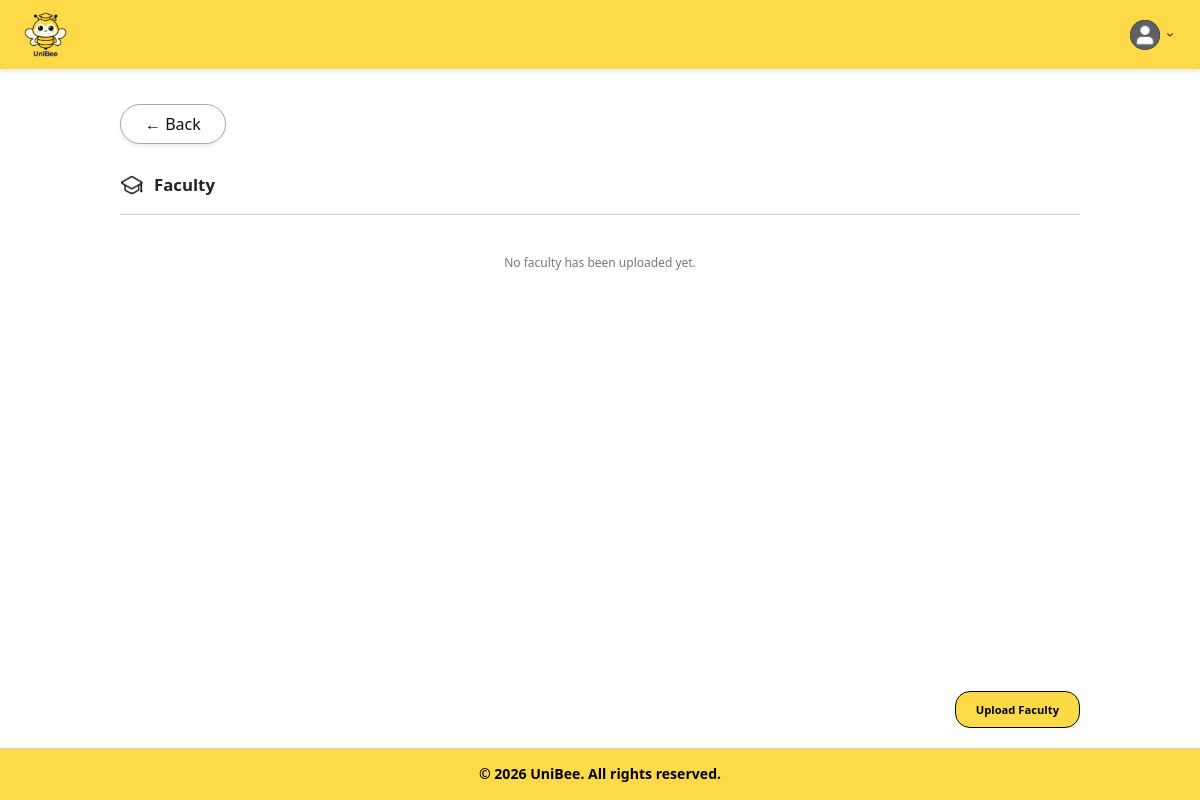
Before: /boundary/uploadFacultyListPage.php (signed in) with the older database file.
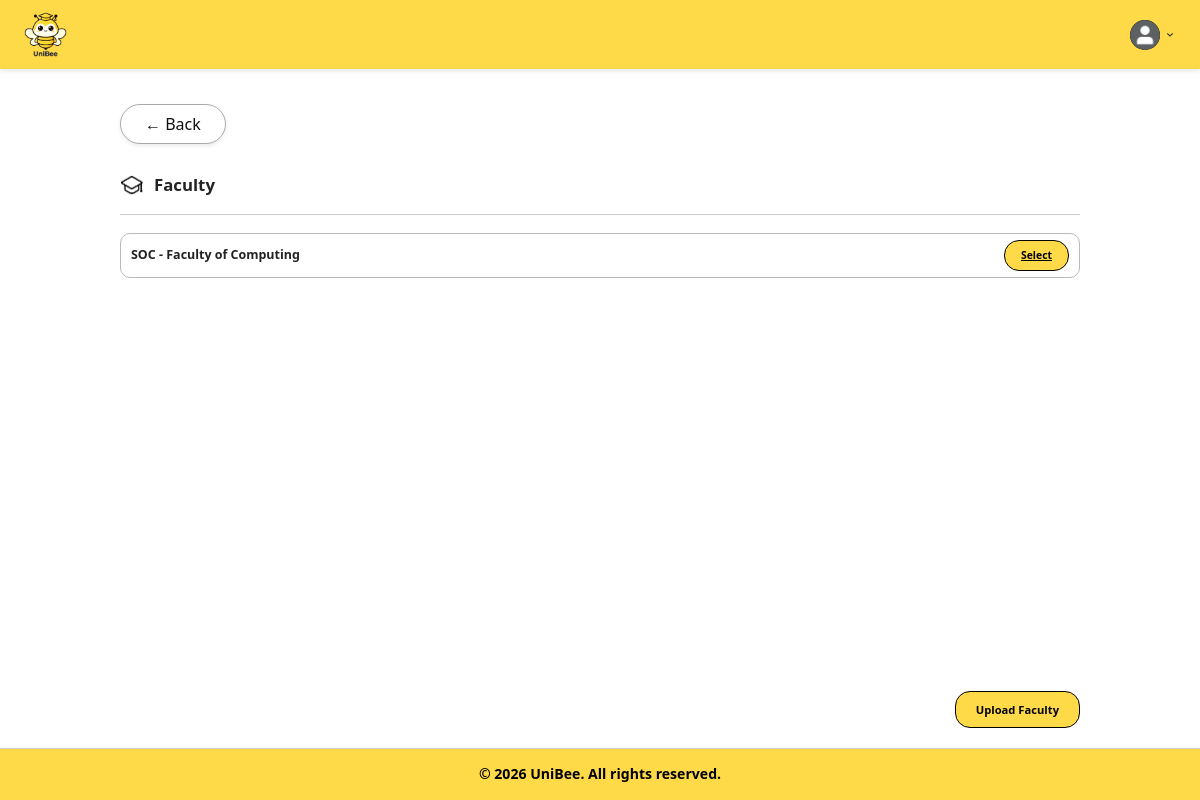
After: the same page with the newer database file.
### tables this page shows
CREATE TABLE Faculties (
    id INT PRIMARY KEY AUTO_INCREMENT,
    universityId INT NOT NULL,
    name VARCHAR(255) NOT NULL,
    code VARCHAR(50),
    description TEXT,
    createdAt DATETIME DEFAULT CURRENT_TIMESTAMP,
    updatedAt DATETIME DEFAULT CURRENT_TIMESTAMP ON UPDATE CURRENT_TIMESTAMP,
    FOREIGN KEY (universityId) REFERENCES Universities(id) ON DELETE CASCADE
);

### entity/faculties.php (called while the page is built, shortened)
<?php
class Faculties
{
    public function getFacultiesByUniversity($universityId)
    {
        $database = new Database();
        $db = $database->connect();
        $sql = "SELECT
                id,
                universityId,
                name,
                code,
                description,
                createdAt,
                updatedAt
            FROM Faculties
            WHERE universityId = ?
            ORDER BY id ASC";
        $stmt = $db->prepare($sql);
        $stmt->execute([$universityId]);
        return $stmt->fetchAll(PDO::FETCH_ASSOC);
    }
}

### controller/manageUniversityInformationController.php (called while the page is built, shortened)
<?php
require_once "../entity/faculties.php";
class ManageUniversityInformationController
{
    private $faculties;
    public function __construct()
    {
        $this->faculties = new Faculties();
    }
    public function getFacultyList($universityId)
    {
        return $this->faculties->getFacultiesByUniversity($universityId);
    }
}

### boundary/uploadFacultyListPage.php (the view, shortened to what this page needs)
<?php
require_once "../controller/manageUniversityInformationController.php";
$universityId = $_SESSION['university_id'] ?? null;
$faculties = [];
if ($universityId !== null) {
    $controller = new ManageUniversityInformationController();
    $faculties = $controller->getFacultyList($universityId);
}
?>
<!DOCTYPE html>
<html lang="en">
<head>
    <link rel="stylesheet" href="../style.css">
</head>
<body>
    <header class="header">
        <div class="logo-container">
            <img src="../images/uniBeeLogo.png" alt="UniBee Logo">
        </div>
        <div class="dashboard-header-right">
            <div class="profile-dropdown">
                <div class="profile-container" onclick="toggleDropdown()">
                    <img
                        src="../images/profilePic.png"
                        alt="Profile"
                        class="profile-icon"
                    >
                    <img
                        src="../images/dropdown.png"
                        alt="Menu"
                        class="dropdown-arrow"
                    >
                </div>
            </div>
        </div>
    </header>
    <main class="faculty-list-page">
       <div class="profile-header">
            <a href="manageUniversityInformationPage.php" class="btn-back">
                &#8592; Back
            </a>
        </div>
        <section class="faculty-header">
            <img
                src="../images/faculty.png"
                alt="Faculty"
            >
            <h1>Faculty</h1>
        </section>
        <?php if (empty($faculties)): ?>
            <div class="empty-message">
                No faculty has been uploaded yet.
            </div>
        <?php else: ?>
            <div class="faculty-list">
                <?php foreach ($faculties as $faculty): ?>
                    <div class="faculty-row">
                        <span>
                            <?php echo htmlspecialchars($faculty['code']); ?>
                            -
                            <?php echo htmlspecialchars($faculty['name']); ?>
                        </span>
                        <a
                            href="uploadProgrammeListPage.php?facultyId=<?php echo urlencode($faculty['id']); ?>"
                            class="select-button"
                        >
                            Select
                        </a>
                    </div>
                <?php endforeach; ?>
            </div>
        <?php endif; ?>
        <div class="upload-faculty-container">
            <a href="uploadListPage.php?type=faculty" class="upload-faculty-button">
                Upload Faculty
            </a>
        </div>
    </main>
    <footer>
        <div class="footer-bottom-bar">
            &copy; 2026 UniBee. All rights reserved.
        </div>
    </footer>
</body>
</html>

Changed rows visible on the page:
added faculties: code "SOC", name "Faculty of Computing"
Other visible differences:
text no longer shown: "No faculty has been uploaded yet."
